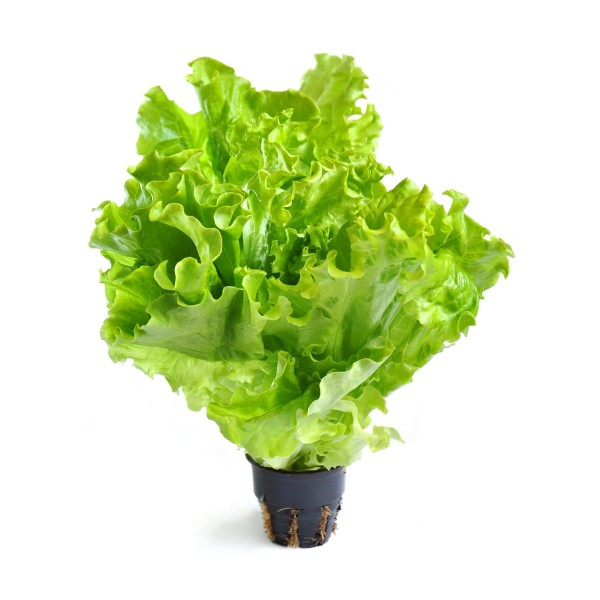
#> input picture greenhouse/test.jpg, 600 x 600 px
$ python -i predict.py   (imports and definitions only)
#> lines starting #> are read from the running program, lines starting #| are printed output that depends on the picture; after the words box and inside, x2 and y2 are one past the last pixel; in counts of white or black regions, pixels touching at a corner belong together
import cv2
import numpy as np
import pandas as pd
import joblib


# FEATURE EXTRACTOR

def extract_features(path):
#> called with path = 'test.jpg'
    img = cv2.imread(path)
#> img is the input picture: shape (600, 600, 3); mean B, G, R 185.2, 228.8, 214.5

    img_hsv = cv2.cvtColor(img, cv2.COLOR_BGR2HSV)
#> img_hsv: shape (600, 600, 3); mean H, S, V 17.6, 64.2, 229.1
    lower_green = np.array([25, 40, 20])
    upper_green = np.array([85, 255, 255])
    mask = cv2.inRange(img_hsv, lower_green, upper_green)
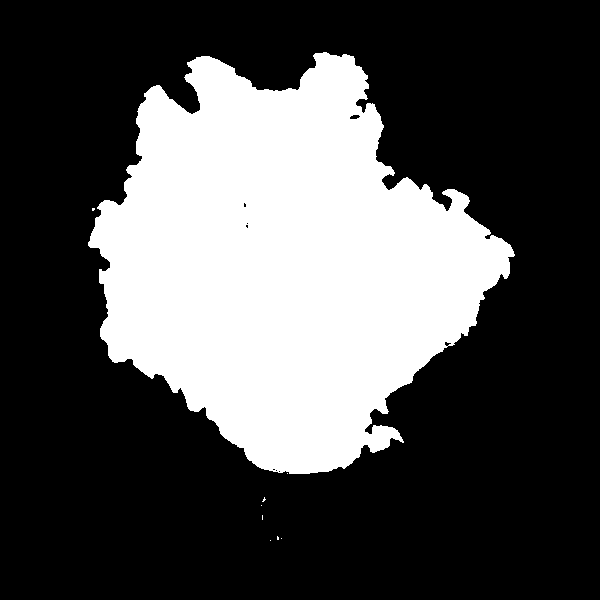
#> mask: shape (600, 600); 31.2% white; 9 white regions (8 under 20 px), largest, box (x1, y1, x2, y2) and area: (88, 52, 515, 474) 112321

    area = np.sum(mask > 0)
#> area = 112354

    coords = cv2.findNonZero(mask)
#> coords = contour of 112354 points, box (x1, y1, x2, y2) (88, 52, 515, 541), area 7058
    x, y, w, h = cv2.boundingRect(coords)
#> x = 88; y = 52; w = 427; h = 489

    # возвращаем три признака
    return [area, w, h]


# LOAD MODELS

# [3 lines not run here, left out]


# RUN PREDICTION
###############-----#
features = extract_features("test.jpg")
#> features = [112354, 427, 489]
###############-----#

df = pd.DataFrame([features], columns=["area_px", "width_px", "height_px"])
#> df = table of 1 rows and 3 columns

# [5 lines not run here, left out]


# VISUALIZATION
'''def visualize(path):
    img = cv2.imread(path)

    img_hsv = cv2.cvtColor(img, cv2.COLOR_BGR2HSV)
    lower_green = np.array([25, 40, 20])
    upper_green = np.array([85, 255, 255])
    mask = cv2.inRange(img_hsv, upper_green, upper_green)

    # Контур
    coords = cv2.findNonZero(mask)
    x, y, w, h = cv2.boundingRect(coords)

    # Рисуем прямоугольник вокруг растения
    cv2.rectangle(img, (x, y), (x + w, y + h), (0, 255, 0), 3)

    # Добавляем подписи
    text = f"Area: {np.sum(mask>0)} px | W:{w} px | H:{h} px"
    cv2.putText(img, text, (10, 30), cv2.FONT_HERSHEY_SIMPLEX,
                0.8, (0, 150, 255), 2)

    cv2.imshow("Plant Analysis", img)
    cv2.waitKey(0)
    cv2.destroyAllWindows()

visualize("test2.jpg")
'''

>>> result = extract_features('test.jpg')
#> result = [112354, 427, 489]
